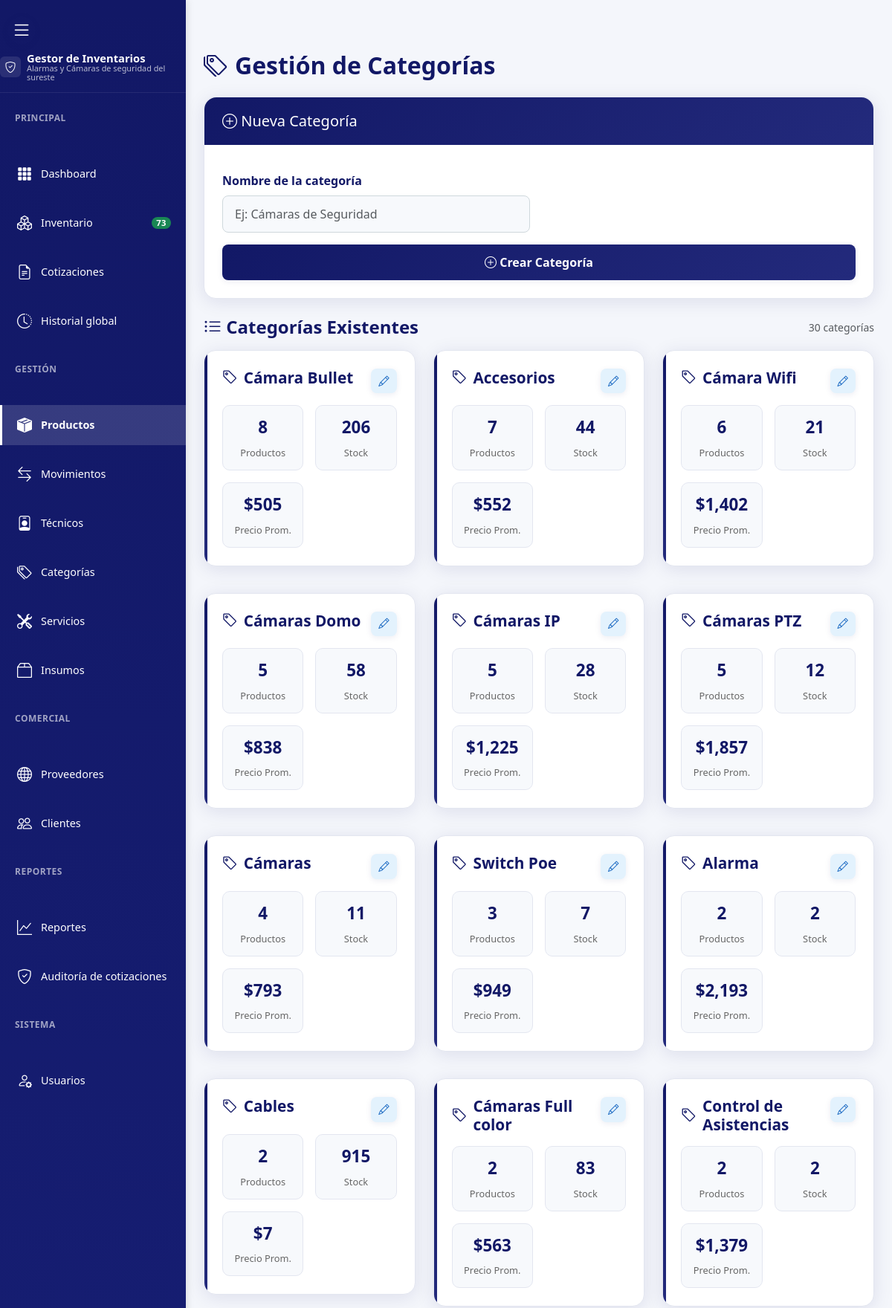
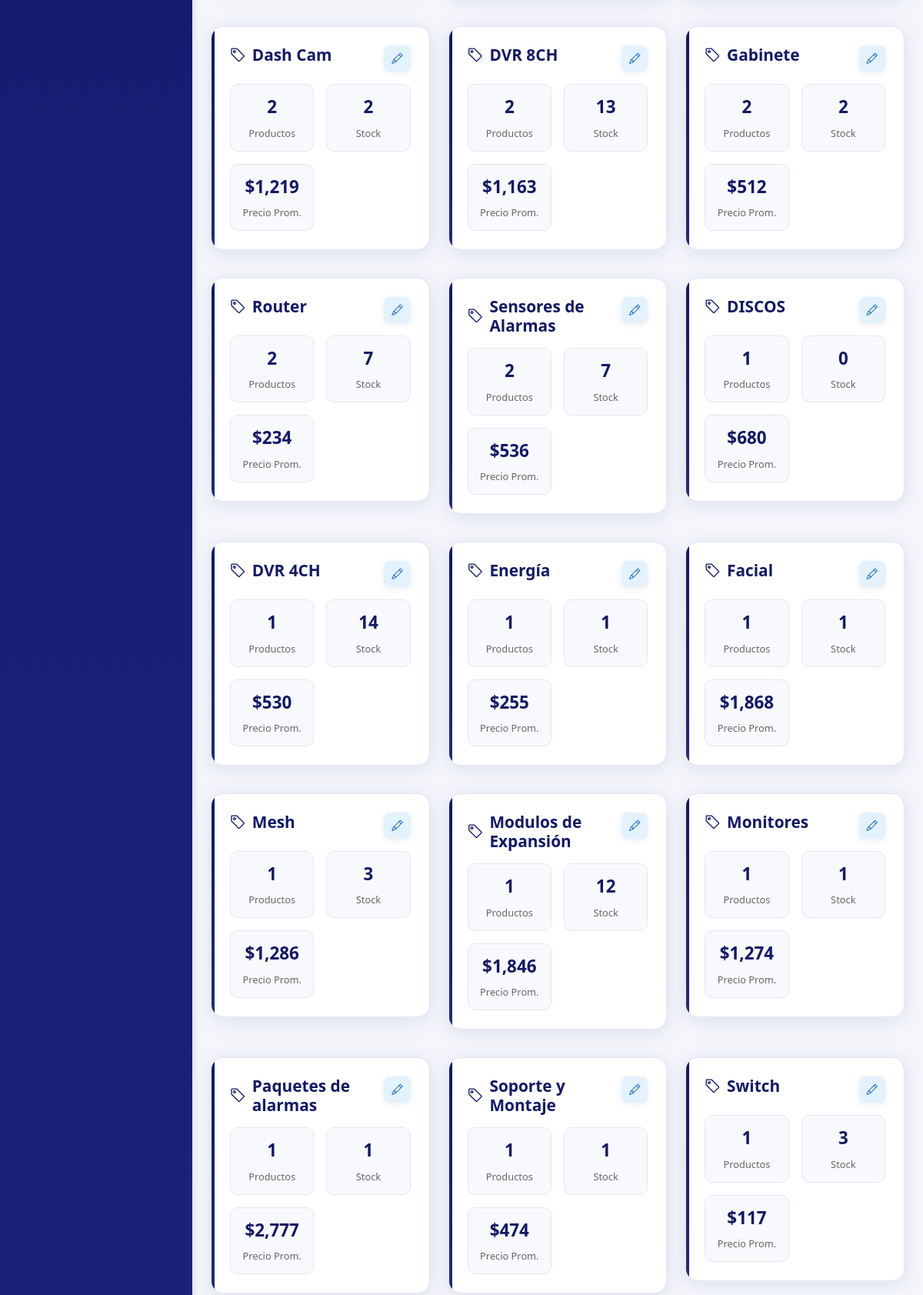
Screenshot of /products/categories.php (signed in, upper part) with the database file from the repository (2 pictures, top to bottom).
### tables this page shows
CREATE TABLE `categories` (
  `category_id` int(11) NOT NULL,
  `name` varchar(100) DEFAULT NULL,
  `parent_category_id` int(11) DEFAULT NULL
);

### products/categories.php (the view, shortened to what this page needs)
<?php
    require_once '../connection.php';
    $categorias = $mysqli->query("
        SELECT
            c.category_id,
            c.name,
            COUNT(p.product_id) as total_productos,
            SUM(p.quantity) as stock_total,
            AVG(p.price) as precio_promedio
        FROM categories c
        LEFT JOIN products p ON c.category_id = p.category_id
        GROUP BY c.category_id, c.name
        ORDER BY total_productos DESC, c.name ASC
    ");
?>
<!DOCTYPE html>
<html lang="es">
<head>
    <link rel="stylesheet" href="../assets/css/style.css">
    <link rel="stylesheet" href="https://cdn.jsdelivr.net/npm/bootstrap-icons@1.11.3/font/bootstrap-icons.css">
    <link href="https://cdn.jsdelivr.net/npm/bootstrap@5.3.2/dist/css/bootstrap.min.css" rel="stylesheet">
</head>
<body>
    <?php include '../includes/sidebar.php'; ?>
    <main class="main-content">
        <div class="titulo-lista">
            <i class="bi bi-tags"></i>
            Gestión de Categorías
        </div>
        <div class="form-card">
            <div class="card-header">
                <h5 class="mb-0"><i class="bi bi-plus-circle"></i> Nueva Categoría</h5>
            </div>
            <div class="card-body">
                <form method="POST" id="formNuevaCategoria">
                    <div class="row">
                        <div class="col-md-6">
                            <div class="mb-3">
                                <label for="category_name" class="form-label">Nombre de la categoría</label>
                                <input type="text" class="form-control" name="category_name" id="category_name" required
                                       placeholder="Ej: Cámaras de Seguridad">
                            </div>
                        </div>
                    </div>
                    <button type="submit" class="btn btn-primary">
                        <i class="bi bi-plus-circle"></i> Crear Categoría
                    </button>
                </form>
            </div>
        </div>
        <div class="d-flex justify-content-between align-items-center mb-3">
            <h4 class="mb-0" style="color: #121866; font-weight: 600;">
                <i class="bi bi-list-ul"></i> Categorías Existentes
            </h4>
            <small class="text-muted">
                <?= $categorias ? $categorias->num_rows : 0 ?> categorías
            </small>
        </div>
        <?php if ($categorias && $categorias->num_rows > 0): ?>
            <div class="row">
                <?php while ($cat = $categorias->fetch_assoc()): ?>
                    <div class="col-lg-6 col-xl-4 mb-3">
                        <div class="category-card">
                            <div class="category-header">
                                <h5 class="category-title">
                                    <i class="bi bi-tag"></i>
                                    <?= htmlspecialchars($cat['name']) ?>
                                </h5>
                                <div class="category-actions">
                                    <button type="button" class="btn-action btn-edit"
                                            onclick="editarCategoria(<?= $cat['category_id'] ?>, '<?= htmlspecialchars($cat['name']) ?>')">
                                        <i class="bi bi-pencil"></i>
                                    </button>
                                </div>
                            </div>
                            <div class="category-stats">
                                <div class="stat-item">
                                    <span class="stat-number"><?= $cat['total_productos'] ?></span>
                                    <span class="stat-label">Productos</span>
                                </div>
                                <div class="stat-item">
                                    <span class="stat-number"><?= $cat['stock_total'] ?: 0 ?></span>
                                    <span class="stat-label">Stock</span>
                                </div>
                                <div class="stat-item">
                                    <span class="stat-number">$<?= number_format($cat['precio_promedio'] ?: 0, 0) ?></span>
                                    <span class="stat-label">Precio Prom.</span>
                                </div>
                            </div>
                        </div>
                    </div>
                <?php endwhile; ?>
            </div>
        <?php endif; ?>
    </main>
</body>
</html>

### assets/css/style.css (style rules this page uses)
* { margin: 0; padding: 0; box-sizing: border-box; }
body { font-family: 'Montserrat', 'Segoe UI', Tahoma, Geneva, Verdana, sans-serif; background-color: #f4f6fb; color: #232a7c; line-height: 1.6; display: flex; min-height: 100vh; }
.main-content { margin-left: 250px; margin-top: 0; width: calc(100% - 250px); padding: 32px 32px 24px 32px; transition: margin-left 0.25s cubic-bezier(.4,2,.6,1), width 0.25s cubic-bezier(.4,2,.6,1); box-sizing: border-box; }
form label { display: block; margin: 12px 0 6px; font-weight: 600; color: #121866; }
form input, form select { width: 100%; padding: 11px; border: 1.5px solid #cfd8dc; border-radius: 7px; font-size: 15px; margin-bottom: 4px; background: #f7f9fc; transition: border 0.2s; }
button { width: 100%; margin-top: 22px; padding: 12px; background-color: #121866; color: #fff; border: none; border-radius: 7px; font-size: 17px; font-weight: 600; cursor: pointer; box-shadow: 0 2px 8px rgba(18,24,102,0.08); transition: background-color 0.2s, box-shadow 0.2s; }

### products/categories.php (style rules this page uses)
body { background: #f4f6fb; }
.main-content { margin-top: 40px; margin-left: 250px; padding: 24px; width: calc(100vw - 250px); box-sizing: border-box; }
.titulo-lista { font-size: 2rem; color: #121866; font-weight: 700; margin-bottom: 18px; display: flex; align-items: center; gap: 10px; }
.category-card { background: #fff; border-radius: 16px; padding: 24px; margin-bottom: 20px; box-shadow: 0 4px 24px rgba(18,24,102,0.10); border: 1.5px solid #e3e6f0; transition: all 0.3s ease; position: relative; overflow: hidden; }
.category-card::before { content: ''; position: absolute; top: 0; left: 0; width: 4px; height: 100%; background: linear-gradient(135deg, #121866, #232a7c); }
.category-header { display: flex; justify-content: space-between; align-items: flex-start; margin-bottom: 16px; }
.category-title { font-size: 1.3rem; font-weight: 700; color: #121866; margin: 0; display: flex; align-items: center; gap: 8px; }
.category-actions { display: flex; gap: 8px; }
.btn-action { padding: 6px 10px; border-radius: 8px; font-size: 0.9rem; border: none; cursor: pointer; transition: all 0.2s ease; display: flex; align-items: center; gap: 4px; }
.btn-edit { background: #e3f2fd; color: #1565c0; }
.category-stats { display: grid; grid-template-columns: repeat(auto-fit, minmax(80px, 1fr)); gap: 16px; margin-top: 16px; }
.stat-item { text-align: center; padding: 12px 8px; background: #f7f9fc; border-radius: 10px; border: 1px solid #e3e6f0; }
.stat-number { font-size: 1.4rem; font-weight: 700; color: #121866; display: block; margin-bottom: 4px; }
.stat-label { font-size: 0.8rem; color: #666; font-weight: 500; }
.form-card { background: #fff; border-radius: 16px; box-shadow: 0 4px 24px rgba(18,24,102,0.10); border: 1.5px solid #e3e6f0; margin-bottom: 24px; }
.form-card .card-header { background: linear-gradient(135deg, #121866, #232a7c); color: #fff; border-radius: 16px 16px 0 0; padding: 20px 24px; border: none; }
.form-card .card-body { padding: 24px; }
.form-label { font-weight: 600; color: #121866; margin-bottom: 8px; }
.form-control, .form-select { border-radius: 8px; border: 1.5px solid #cfd8dc; background: #f7f9fc; font-size: 1rem; padding: 12px 16px; }
.btn-primary { background: linear-gradient(135deg, #121866, #232a7c); border: none; border-radius: 8px; padding: 12px 24px; font-weight: 600; transition: all 0.2s ease; }

### rows the page displays
categories: name "Cámara Bullet", total_productos "8", stock_total "206", precio_promedio "505"
categories: name "Accesorios", total_productos "7", stock_total "44", precio_promedio "552"
categories: name "Cámara Wifi", total_productos "6", stock_total "21", precio_promedio "1,402"
categories: name "Cámaras Domo", total_productos "5", stock_total "58", precio_promedio "838"
categories: name "Cámaras IP", total_productos "5", stock_total "28", precio_promedio "1,225"
categories: name "Cámaras PTZ", total_productos "5", stock_total "12", precio_promedio "1,857"
categories: name "Cámaras", total_productos "4", stock_total "11", precio_promedio "793"
categories: name "Switch Poe", total_productos "3", stock_total "7", precio_promedio "949"
categories: name "Alarma", total_productos "2", stock_total "2", precio_promedio "2,193"
categories: name "Cables", total_productos "2", stock_total "915", precio_promedio "7"
categories: name "Cámaras Full color", total_productos "2", stock_total "83", precio_promedio "563"
categories: name "Control de Asistencias", total_productos "2", stock_total "2", precio_promedio "1,379"
categories: name "Dash Cam", total_productos "2", stock_total "2", precio_promedio "1,219"
categories: name "DVR 8CH", total_productos "2", stock_total "13", precio_promedio "1,163"
categories: name "Gabinete", total_productos "2", stock_total "2", precio_promedio "512"
categories: name "Router", total_productos "2", stock_total "7", precio_promedio "234"
categories: name "Sensores de Alarmas", total_productos "2", stock_total "7", precio_promedio "536"
categories: name "DISCOS", total_productos "1", stock_total "0", precio_promedio "680"
categories: name "DVR 4CH", total_productos "1", stock_total "14", precio_promedio "530"
categories: name "Energía", total_productos "1", stock_total "1", precio_promedio "255"
categories: name "Facial", total_productos "1", stock_total "1", precio_promedio "1,868"
categories: name "Mesh", total_productos "1", stock_total "3", precio_promedio "1,286"
categories: name "Modulos de Expansión", total_productos "1", stock_total "12", precio_promedio "1,846"
categories: name "Monitores", total_productos "1", stock_total "1", precio_promedio "1,274"
categories: name "Paquetes de alarmas", total_productos "1", stock_total "1", precio_promedio "2,777"
categories: name "Soporte y Montaje", total_productos "1", stock_total "1", precio_promedio "474"
categories: name "Switch", total_productos "1", stock_total "3", precio_promedio "117"

### other values shown
$total_products "73"
$categorias->num_rows "30"
